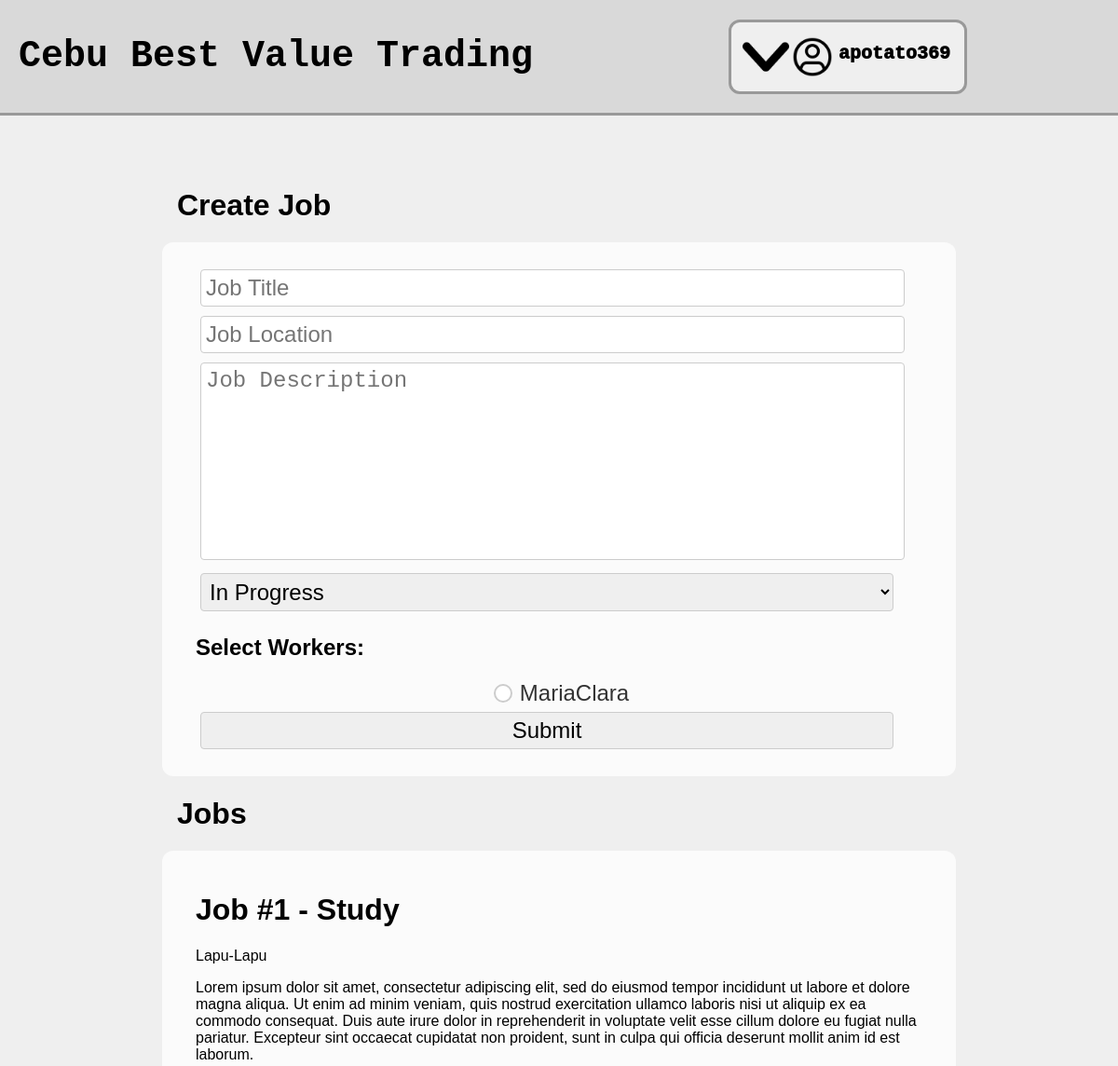
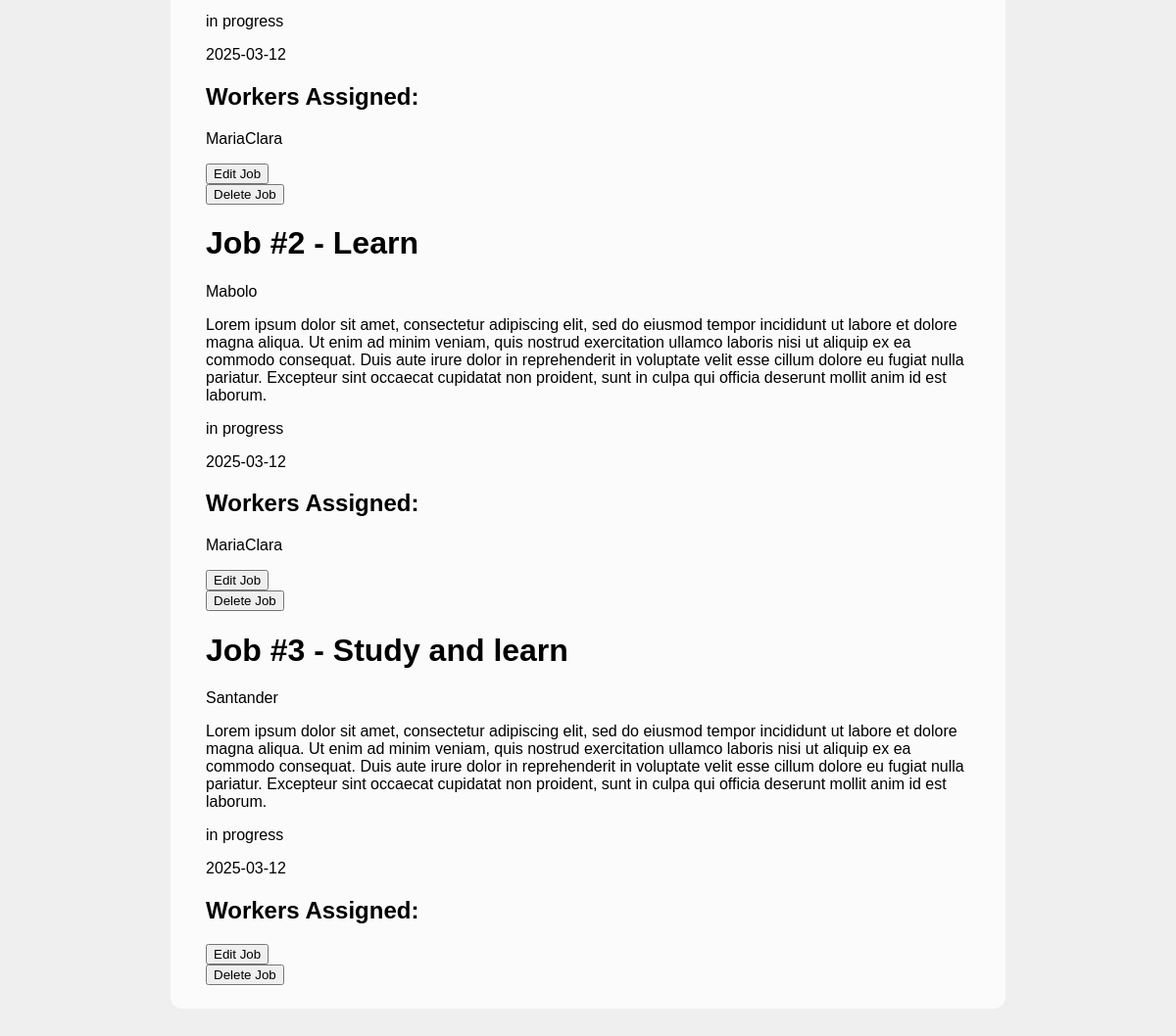
The page /admin/manage-jobs.php (signed in) on the database as committed earlier (2 pictures, top to bottom).
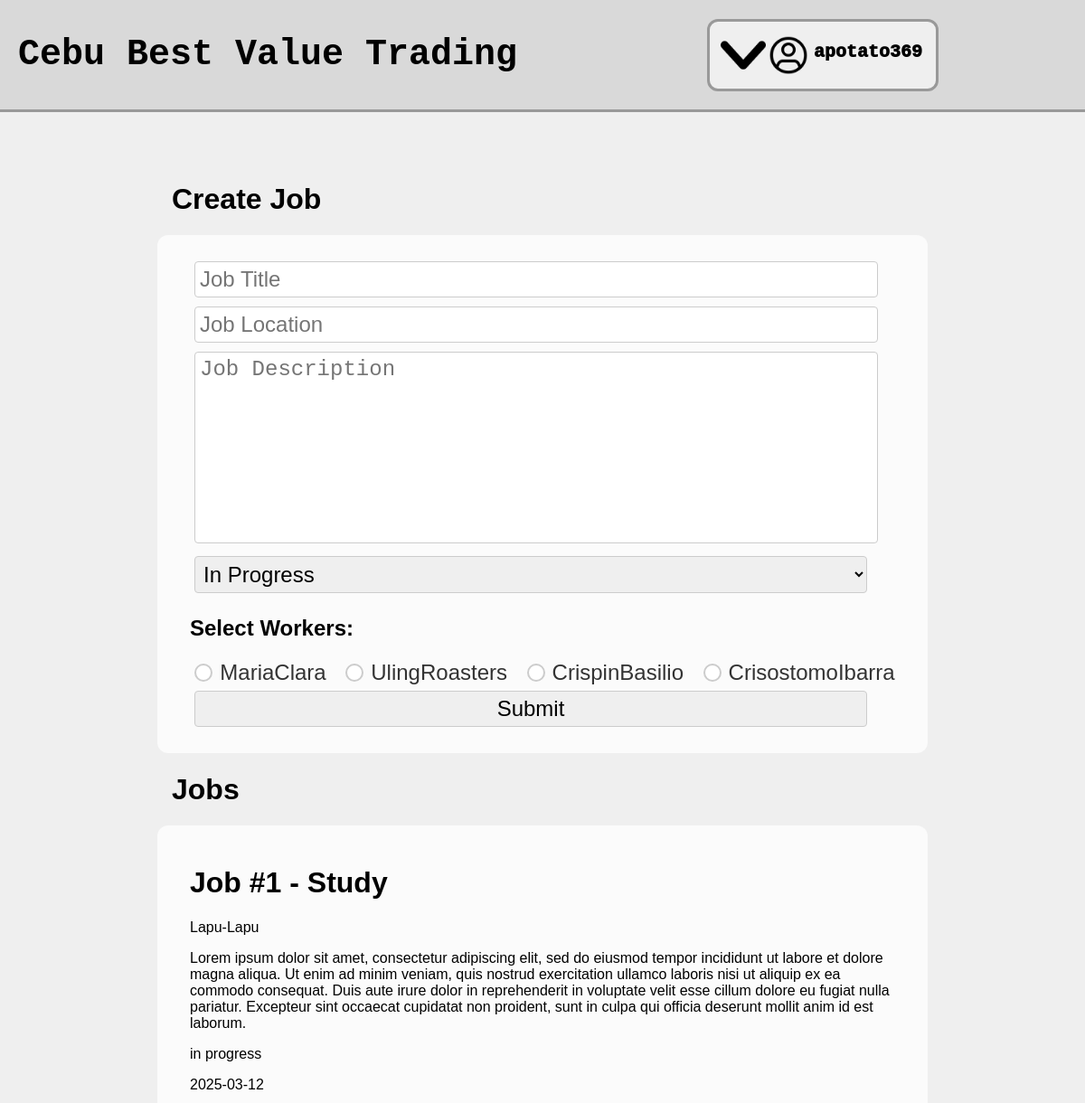
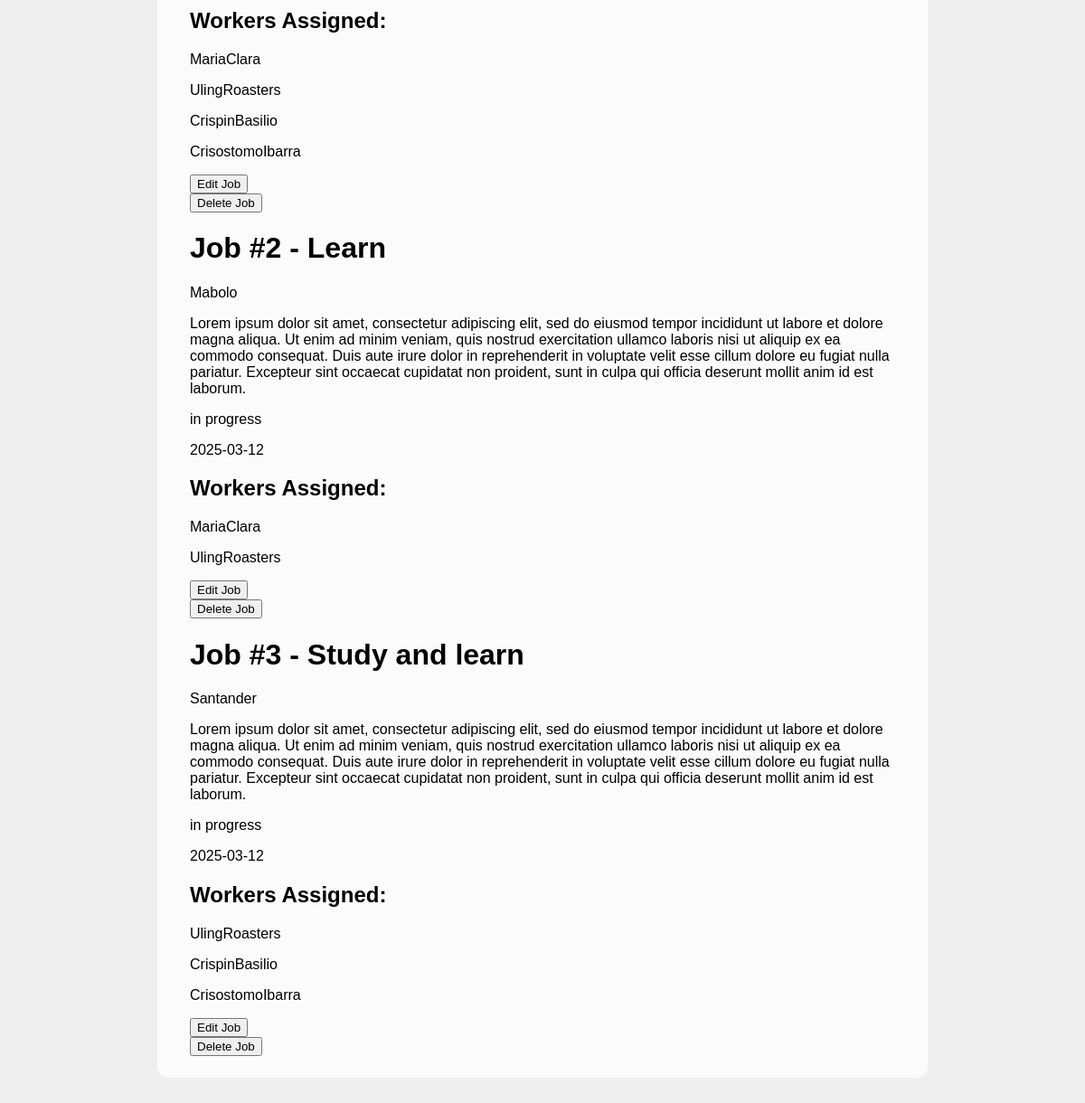
The same page on the database as committed later (2 pictures, top to bottom).
### tables this page shows
CREATE TABLE `users` (
  `user_id` int(11) NOT NULL,
  `username` varchar(50) NOT NULL,
  `password` varchar(255) NOT NULL,
  `user_type` enum('admin','worker','client') NOT NULL,
  `profile_picture` varchar(200) DEFAULT NULL,
  `first_name` varchar(50) NOT NULL,
  `last_name` varchar(50) NOT NULL,
  `email` varchar(50) NOT NULL,
  `phone_number` varchar(50) NOT NULL,
  `application_status` enum('approved','pending','rejected') NOT NULL DEFAULT 'pending'
);

CREATE TABLE `jobs` (
  `job_id` int(11) NOT NULL,
  `job_author` int(11) NOT NULL,
  `job_title` varchar(50) NOT NULL,
  `job_description` varchar(1000) NOT NULL,
  `job_location` varchar(100) NOT NULL,
  `date_started` date NOT NULL DEFAULT current_timestamp(),
  `date_finished` date DEFAULT NULL,
  `job_status` enum('in progress','finished','cancelled','') NOT NULL
);

### admin/manage-jobs.php (the view, shortened to what the changed rows need)
<!DOCTYPE html>
<html lang="en">
<head>
    <link rel="stylesheet" href="admin.css">
</head>
<body>
    <?php
    include "admin-navbar.php";
    ?>
    <div class="manage-jobs-container">
        <div class="manage-jobs">
            <div class="manage-jobs-title">
                <?php
                if (isset( $_GET["edit"]) && $_GET["edit"] == "true") {
                    ?>
                    <h1>Edit Job</h1>
                    <?php
                } else {
                    ?>
                    <h1>Create Job</h1>
                    <?php
                }
                ?>
            </div>
            <div class="manage-jobs-form">
                <?php
                if (isset( $_GET["edit"]) && $_GET["edit"] == "true" && isset($_GET["job-id"])) {
                    ?>
                    <form action="../includes/edit-job.inc.php" method="post">
                    <?php
                } else {
                    ?>
                    <form action="../includes/create-job.inc.php" method="post">
                    <?php
                }
                ?>
                    <?php
                    if (isset( $_GET["edit"]) && $_GET["edit"] == "true" && isset($_GET["job-id"])) {
                        include "../includes/dbh.inc.php";
                        $jobId = $_GET["job-id"];
                        $sql = "SELECT * FROM jobs WHERE job_id=?";
                        $stmt = mysqli_stmt_init($connection);
                        if (!mysqli_stmt_prepare($stmt, $sql)) {
                            echo "Error when preparing SQL statement.";
                        }
                        mysqli_stmt_bind_param($stmt, "i", $jobId);
                        if(!mysqli_stmt_execute($stmt) ) {
                            echo "Error while executing SQL statement";
                        }
                        $results = mysqli_stmt_get_result($stmt);
                        $row = mysqli_fetch_assoc($results);
                        $jobTitle = $row["job_title"];
                        $jobDescription = $row["job_description"];
                        $jobLocation = $row["job_location"];
                        $jobStatus = $row["job_status"];
                        ?>
                        <input type="number" value="<?php echo $jobId ?>" name="job-id" style="display: none;">
                        <input type="text" name="job-title" placeholder="Job Title" value="<?php echo $jobTitle ?>" required>
                        <input type="text" name="job-location" placeholder="Job Location" value="<?php echo $jobLocation ?>" required>
                        <textarea name="job-description" placeholder="Job Description" required><?php echo $jobDescription ?></textarea>
                        <select name="job-status">
                            <option value="in progress" <?php if ($jobStatus === "in progress") { echo "selected"; } ?>>In Progress</option>
                            <option value="finished" <?php if ($jobStatus === "finished") { echo "selected"; } ?>>Finished</option>
                            <option value="cancelled" <?php if ($jobStatus === "cancelled") { echo "selected"; } ?>>Cancelled</option>
                        </select>
                        <h2>Select Workers: </h2>
                        <div>
                            <?php
                            $sql = "SELECT * FROM users WHERE user_type='worker'";
                            $stmt = mysqli_stmt_init($connection);
                            if (!mysqli_stmt_prepare($stmt, $sql)) {
                                echo "Error when preparing SQL statement.";
                            }
                            if (!mysqli_stmt_execute($stmt)) {
                                echo "Error while executing SQL statement";
                            }
                            $results = mysqli_stmt_get_result($stmt);
                            while ($row = mysqli_fetch_assoc($results)) {
                                $currentWorkerId = $row["user_id"];
                                $sql = "SELECT * FROM job_assignments WHERE job_id=? AND worker_id=?";
                                if (!mysqli_stmt_prepare($stmt, $sql)) {
                                    echo "Error when preparing SQL statement.";
                                }
                                mysqli_stmt_bind_param($stmt, "ii", $jobId, $currentWorkerId);
                                if (!mysqli_stmt_execute($stmt)) {
                                    echo "Error while executing SQL statement";
                                }
                                $matchingJobResults = mysqli_stmt_get_result($stmt);
                                $matchingResultsRow = mysqli_fetch_assoc($matchingJobResults);
                                $sql = "SELECT * FROM users WHERE user_id=?";
                                if (!mysqli_stmt_prepare($stmt, $sql)) {
                                    echo "Error when preparing SQL statement.";
                                }
                                mysqli_stmt_bind_param($stmt, "i", $currentWorkerId);
                                if (!mysqli_stmt_execute($stmt)) {
                                    echo "Error while executing SQL statement";
                                }
                                $foundWorker = mysqli_stmt_get_result($stmt);
                                $foundWorkerRow = mysqli_fetch_assoc($foundWorker);
                                $workerUsername = $foundWorkerRow["username"];
                                ?>
                                <input type="checkbox" name="workers[]" value="<?php echo $currentWorkerId ?>" <?php if ($matchingResultsRow) { echo "checked"; } ?>>
                                <label for="<?php echo $currentWorkerId ?>"><?php echo $workerUsername ?></label>
                                <?php
                            }
                            ?>
                        </div>
                        <input type="submit" name="edit-job" value="Submit">
                        <?php
                    } else {
                        ?>
                        <h2>Select Workers: </h2>
                        <div class="manage-jobs-workers-select">
                            <?php
                            $sql = "SELECT * FROM users WHERE user_type='worker'";
                            $stmt = mysqli_stmt_init($connection);
                            if (!mysqli_stmt_prepare($stmt, $sql)) {
                                echo "Error when preparing SQL statement.";
                            }
                            if (!mysqli_stmt_execute($stmt)) {
                                echo "Error while executing SQL statement";
                            }
                            $results = mysqli_stmt_get_result($stmt);
                            while ($row = mysqli_fetch_assoc($results)) {
                                $currentWorkerId = $row["user_id"];
                                $sql = "SELECT * FROM users WHERE user_id=?";
                                if (!mysqli_stmt_prepare($stmt, $sql)) {
                                    echo "Error when preparing SQL statement.";
                                }
                                mysqli_stmt_bind_param($stmt, "i", $currentWorkerId);
                                if (!mysqli_stmt_execute($stmt)) {
                                    echo "Error while executing SQL statement";
                                }
                                $foundWorker = mysqli_stmt_get_result($stmt);
                                $foundWorkerRow = mysqli_fetch_assoc($foundWorker);
                                $workerUsername = $foundWorkerRow["username"];
                                ?>
                                <div class="checkbox-container">
                                    <input type="checkbox" name="workers[]" value="<?php echo $currentWorkerId ?>">
                                    <label for="<?php echo $currentWorkerId ?>"><?php echo $workerUsername ?></label>
                                </div>
                                <?php
                            }
                            ?>
                        </div>
                        <?php
                    }
                    ?>
                </form>
            </div>
            <div class="manage-jobs-title">
                <h1>Jobs</h1>
            </div>
            <div class="manage-jobs-list">
                <?php
                include "../includes/dbh.inc.php";
                function fetchJobs($connection) {
                    $sql = "SELECT * FROM jobs ORDER BY date_started DESC";
                    $stmt = mysqli_stmt_init($connection);
                    if (!mysqli_stmt_prepare($stmt, $sql)) {
                        echo "Error when preparing SQL statement.";
                        return [];
                    }
                    if (!mysqli_stmt_execute($stmt)) {
                        echo "Error while executing SQL statement";
                        return [];
                    }
                    return mysqli_stmt_get_result($stmt);
                }
                function fetchWorkersForJob($connection, $jobId) {
                    $sql = "SELECT users.username FROM job_assignments
                            JOIN users ON job_assignments.worker_id = users.user_id
                            WHERE job_assignments.job_id=?";
                    $stmt = mysqli_stmt_init($connection);
                    if (!mysqli_stmt_prepare($stmt, $sql)) {
                        echo "Error when preparing SQL statement.";
                        return [];
                    }
                    mysqli_stmt_bind_param($stmt, "i", $jobId);
                    if (!mysqli_stmt_execute($stmt)) {
                        echo "Error while executing SQL statement";
                        return [];
                    }
                    return mysqli_stmt_get_result($stmt);
                }
                $jobs = fetchJobs($connection);
                while ($row = mysqli_fetch_assoc($jobs)) {
                    $currentJobId = $row["job_id"];
                    $currentJobTitle = $row["job_title"];
                    $currentJobDescription = $row["job_description"];
                    $currentJobLocation = $row["job_location"];
                    $currentJobStatus = $row["job_status"];
                    $currentDateStarted = $row["date_started"];
                    ?>
                    <div class="job">
                        <h1><?php echo $currentJobTitle ?></h1>
                        <p><?php echo $currentJobLocation ?></p>
                        <p><?php echo $currentJobDescription ?></p>
                        <p><?php echo $currentJobStatus ?></p>
                        <p><?php echo $currentDateStarted ?></p>
                        <h2>Workers Assigned: </h2>
                        <?php
                        $workers = fetchWorkersForJob($connection, $currentJobId);
                        while ($worker = mysqli_fetch_assoc($workers)) {
                            ?>
                            <p><?php echo $worker["username"] ?></p>
                            <?php
                        }
                        ?>
                        <form action="manage-jobs.php" method="get">
                            <button type="submit">Edit Job</button>
                        </form>
                        <form action="../includes/delete-job.inc.php" method="post">
                            <button type="submit" name="delete-job">Delete Job</button>
                        </form>
                    </div>
                    <?php
                }
                ?>
            </div>
        </div>
</body>
</html>

Rows that differ between the two databases and show on the page:
added users: username "UlingRoasters"
added users: username "CrispinBasilio"
added users: username "CrisostomoIbarra"
